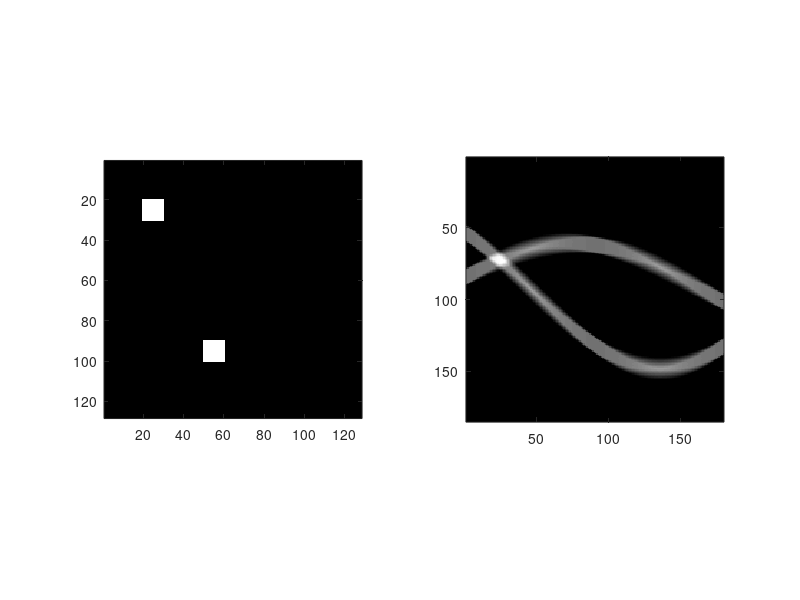
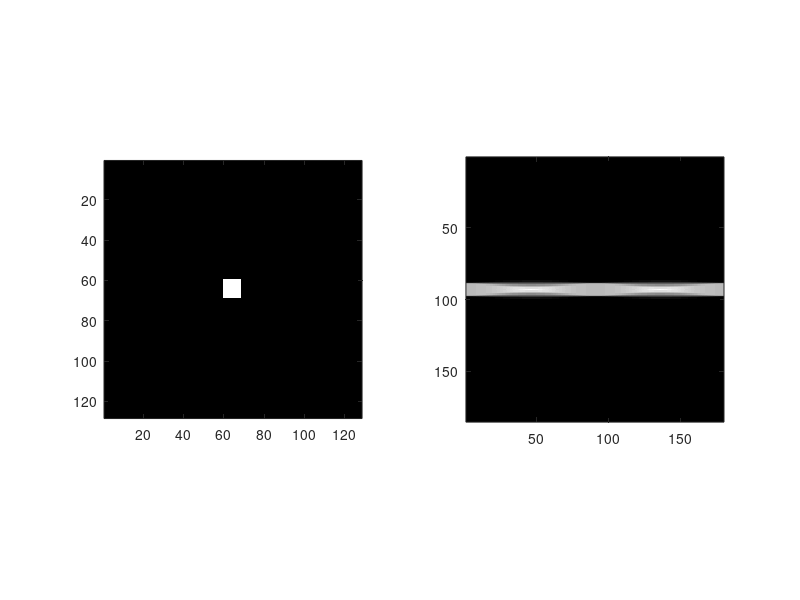
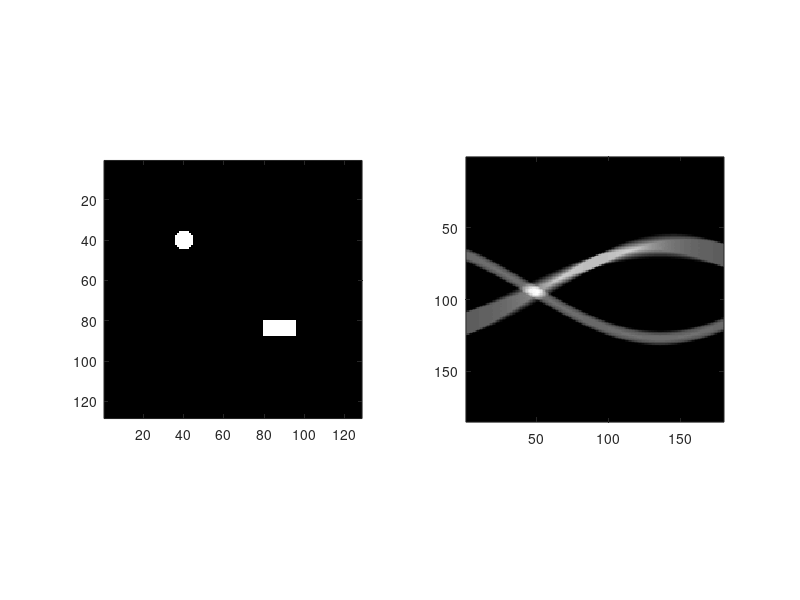

Write MATLAB code to recreate these figures, in order.
function sinograms()
    close all;
    x1 = zeros(128,128);
    x1(20:30,20:30) = 1;
    x1(90:100,50:60) = 1;
    y1 = radon(x1);
    plot_sinogram(x1,y1);

    x2 = zeros(128,128);
    x2(60:68,60:68) = 1;
    y2 = radon(x2);
    plot_sinogram(x2,y2);

    x3 = zeros(128,128);
    [X Y] = meshgrid(1:128,1:128);
    x3((X-40).^2 + (Y-40).^2 < 25) = 1;
    x3(80:87,80:95) = 1;
    y3 = radon(x3);
    plot_sinogram(x3,y3);
end

function plot_sinogram(x, y)
    figure
    subplot(1,2,1);
    imagesc(x);
    axis image;
    subplot(1,2,2);
    imagesc(y);
    axis image;
    colormap gray;
end